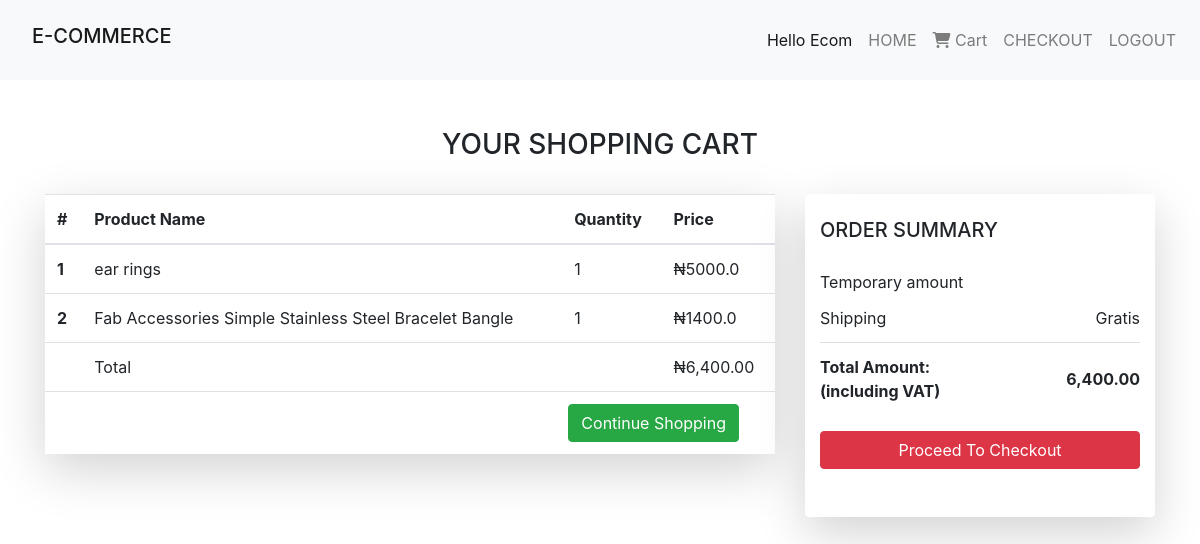
The page /cart/ (signed in) on the database as committed earlier.
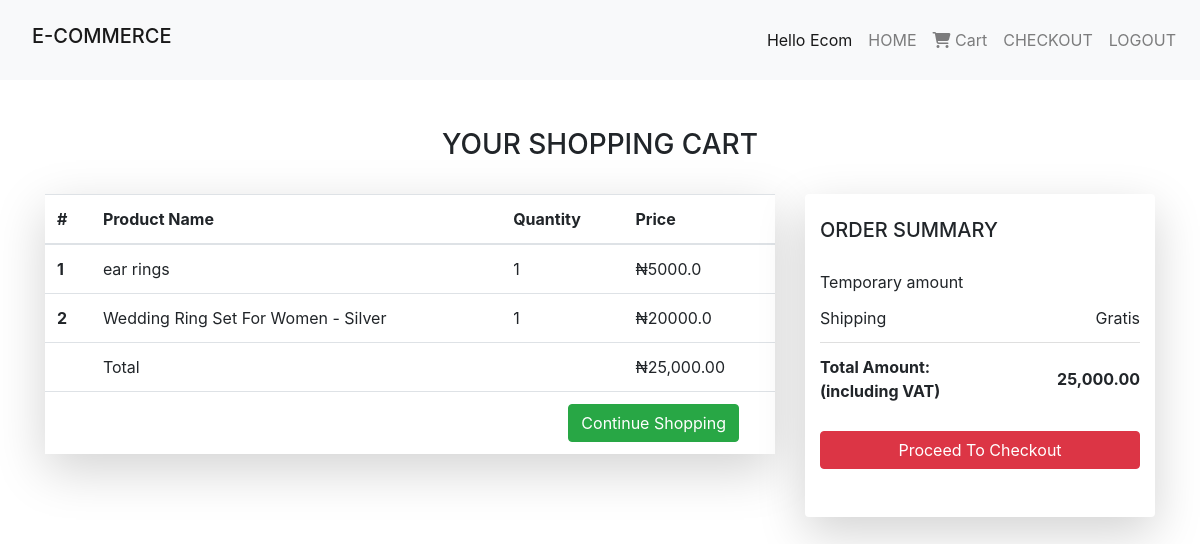
The same page on the database as committed later.
### cart_app/models.py (models this page shows, shortened)
class Cart(models.Model):
    user = models.ForeignKey(User, on_delete=models.CASCADE)
    item = models.ForeignKey(Product, on_delete=models.CASCADE)
    quantity = models.IntegerField(default=1)
    def get_total(self):
        total = self.item.price * self.quantity
        floattotal = float("{0:.2f}".format(total))
        return floattotal

class Order(models.Model):
    orderitems = models.ManyToManyField(Cart)
    user = models.ForeignKey(User, on_delete=models.CASCADE)
    ordered = models.BooleanField(default=False)
    created = models.DateTimeField(auto_now_add=True)
    session_key = models.CharField(max_length=40, null=True)
    def get_totals(self):
        total = 0
        for order_item in self.orderitems.all():
            total += order_item.get_total()
        return total

### product_app/models.py (models this page shows, shortened)
class Product(models.Model):
    product_image = models.ImageField(null = True, blank = True)
    name = models.CharField(max_length=200)
    slug = models.SlugField(default="testing")
    category= models.ForeignKey(Category, on_delete=models.CASCADE)
    product_description= models.CharField(max_length=500, null = True, blank = True)
    price = models.FloatField()

### cart_app/views.py (the view)
# urls.py: path('cart/', views.cart, name = "cart")
def cart(request):
    user = request.user
    carts = Cart.objects.filter(
        user=user
        )
    orders = Order.objects.filter(
        user=user,
        ordered=False)
    if carts.exists():
        order = orders[0]
        return render(request, 'cart/cart.html', {"carts": carts, 'order': order})
    else:
        messages.warning(request, "You do not have an active order")
        return redirect("home")

### templates/cart/cart.html (shortened to what this page needs)
{% extends 'products/base.html' %}
{% block content %}
{% load humanize %}
<section class = "container">
  <br><br/>
  <h3 class = "text-center">YOUR SHOPPING CART</h3>
  <br>
  <div class="row">
    <div class="col-lg-8">
      <div class = "shadow-lg p- mb-5 bg-white">
        <table class="table table-hover">
          <thead>
            <tr>
              <th scope="col">#</th>
              <th scope="col">Product Name</th>
              <th scope="col">Quantity</th>
              <th scope="col">Price</th>
            </tr>
          </thead>
          <tbody>
            {% for cart in carts %}
            <tr>
              <th scope="row">{{ forloop.counter }}</th>
              <td>{{ cart.item.name }}</td>
              <td>{{ cart.quantity }}</td>
              <td>₦{{ cart.get_total }}</td>
            </tr>
          {% endfor %}
            <tr>
              <th scope="row"></th>
              <td col="row">Total</td>
              <th scope="row"></th>
              <td>₦{{ order.get_totals |floatformat:2|intcomma }}</td>
            </tr>
            <tr>
              <th scope="row"></th>
              <td colspan="3" class="text-right ">
                <a href="{% url 'home' %} "
                ><button class="btn btn-success mr-4">Continue Shopping</button></a>
              </td>
            </tr>
          </tbody>
        </table>
      </div>
    </div>
      <div class="col-lg-4">
        <div class = "shadow-lg p- mb-5 bg-white rounded container">
        <div class="mb-3">
          <br>
            <h5 class="mb-3">ORDER SUMMARY</h5>
            <ul class="list-group list-group-flush">
              <li class="list-group-item d-flex justify-content-between align-items-center border-0 px-0 pb-0">
                Temporary amount
              </li>
              <li class="list-group-item d-flex justify-content-between align-items-center px-0">
                Shipping
                <span>Gratis</span>
              </li>
              <li class="list-group-item d-flex justify-content-between align-items-center border-0 px-0 mb-3">
                <div>
                  <strong>Total Amount:</strong>
                  <strong>
                    <p class="mb-0">(including VAT)</p>
                  </strong>
                </div>
                <span><strong>{{ order.get_totals|floatformat:2|intcomma}}</strong></span>
              </li>
            </ul>
            <a href="{% url 'checkout' %}" style="text-decoration: none;"
            ><button class="btn btn-danger mr-4 btn-block">Proceed To Checkout</button></a>
            <br><br/>
          </div>
        </div>
      </div>
  </div>
</section>
{% endblock %}

Rows that differ between the two databases and show on the page:
removed Cart: item.name "Fab Accessories Simple Stainless Steel Bracelet Bangle", quantity "1", get_total "1400.0"
added Cart: item.name "Wedding Ring Set For Women - Silver", quantity "1", get_total "20000.0"
computed for Order: get_totals "6,400.00" → "25,000.00"
